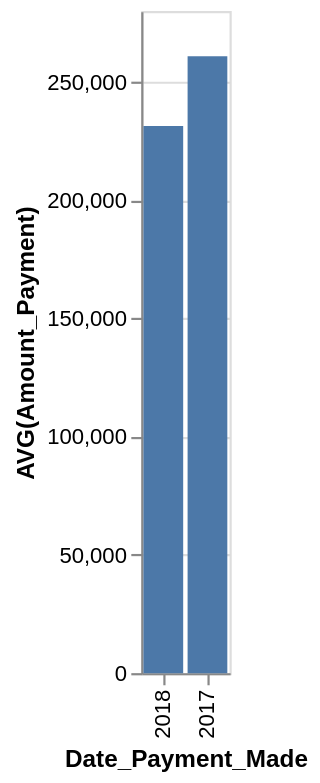

Here is the Vega-Lite specification saved for this chart:
### Vega-Lite specification from a JSON file in a GitHub repository (floating-point values rounded to 4 significant figures)
{"data": {"values": [{"x_data": "2017", "y_data": 260900.0}, {"x_data": "2018", "y_data": 231400.0}]}, "mark": "bar", "encoding": {"x": {"field": "x_data", "type": "nominal", "title": "Date_Payment_Made", "sort": {"op": "sum", "field": "y_data", "order": "ascending"}}, "y": {"field": "y_data", "type": "quantitative", "title": "AVG(Amount_Payment)"}}}
